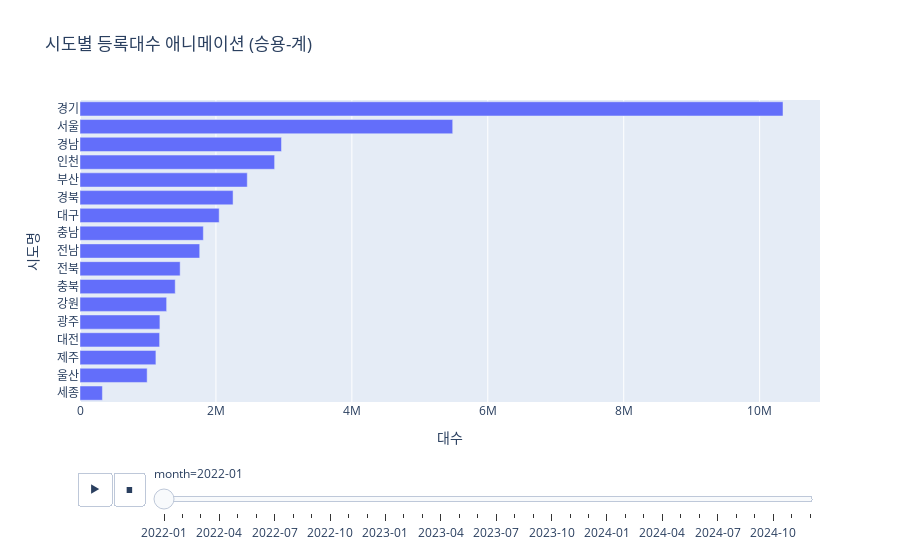

Notebook cell for this chart:
### Code cell
car = "승용"      # 원하는 차종
gubun = "계"      # 예: "자가용", "영업용", "관용", "계" 등 실제 값으로 맞춰줘

dff = filter_df(df, car=car, gubun=gubun)

agg = (dff.groupby(["month", "시도명"], as_index=False)["대수"].sum()
       .sort_values(["month", "대수"], ascending=[True, False]))

fig = px.bar(
    agg, x="대수", y="시도명", orientation="h",
    animation_frame="month",
    title=f"년도 등록대수 변화 ({car}-{gubun})",
)
fig.update_layout(yaxis={"categoryorder":"total ascending"})
fig.show()

### Figure 1 — Plotly figure (JSON) as saved in the notebook; plotly's stock layout.template omitted (floating-point values rounded to 4 significant figures)
{"data": [{"hovertemplate": "month=2022-01<br>대수=%{x}<br>시도명=%{y}<extra></extra>", "legendgroup": "", "marker": {"color": "#636efa", "pattern": {"shape": ""}}, "name": "", "orientation": "h", "showlegend": false, "textposition": "auto", "type": "bar", "x": [10343634, 5483694, 2964828, 2863624, 2461168, 2252212, 2047886, 1814718, 1761376, 1473544, 1401040, 1274716, 1175578, 1171384, 1116908, 988072, 329642], "xaxis": "x", "y": ["경기", "서울", "경남", "인천", "부산", "경북", "대구", "충남", "전남", "전북", "충북", "강원", "광주", "대전", "제주", "울산", "세종"], "yaxis": "y"}], "layout": {"barmode": "relative", "legend": {"tracegroupgap": 0}, "sliders": [{"active": 0, "currentvalue": {"prefix": "month="}, "len": 0.9, "pad": {"b": 10, "t": 60}, "steps": [{"args": [["2022-01"], {"frame": {"duration": 0, "redraw": true}, "fromcurrent": true, "mode": "immediate", "transition": {"duration": 0, "easing": "linear"}}], "label": "2022-01", "method": "animate"}, {"args": [["2022-02"], {"frame": {"duration": 0, "redraw": true}, "fromcurrent": true, "mode": "immediate", "transition": {"duration": 0, "easing": "linear"}}], "label": "2022-02", "method": "animate"}, {"args": [["2022-03"], {"frame": {"duration": 0, "redraw": true}, "fromcurrent": true, "mode": "immediate", "transition": {"duration": 0, "easing": "linear"}}], "label": "2022-03", "method": "animate"}, {"args": [["2022-04"], {"frame": {"duration": 0, "redraw": true}, "fromcurrent": true, "mode": "immediate", "transition": {"duration": 0, "easing": "linear"}}], "label": "2022-04", "method": "animate"}, {"args": [["2022-05"], {"frame": {"duration": 0, "redraw": true}, "fromcurrent": true, "mode": "immediate", "transition": {"duration": 0, "easing": "linear"}}], "label": "2022-05", "method": "animate"}, {"args": [["2022-06"], {"frame": {"duration": 0, "redraw": true}, "fromcurrent": true, "mode": "immediate", "transition": {"duration": 0, "easing": "linear"}}], "label": "2022-06", "method": "animate"}, {"args": [["2022-07"], {"frame": {"duration": 0, "redraw": true}, "fromcurrent": true, "mode": "immediate", "transition": {"duration": 0, "easing": "linear"}}], "label": "2022-07", "method": "animate"}, {"args": [["2022-08"], {"frame": {"duration": 0, "redraw": true}, "fromcurrent": true, "mode": "immediate", "transition": {"duration": 0, "easing": "linear"}}], "label": "2022-08", "method": "animate"}, {"args": [["2022-09"], {"frame": {"duration": 0, "redraw": true}, "fromcurrent": true, "mode": "immediate", "transition": {"duration": 0, "easing": "linear"}}], "label": "2022-09", "method": "animate"}, {"args": [["2022-10"], {"frame": {"duration": 0, "redraw": true}, "fromcurrent": true, "mode": "immediate", "transition": {"duration": 0, "easing": "linear"}}], "label": "2022-10", "method": "animate"}, {"args": [["2022-11"], {"frame": {"duration": 0, "redraw": true}, "fromcurrent": true, "mode": "immediate", "transition": {"duration": 0, "easing": "linear"}}], "label": "2022-11", "method": "animate"}, {"args": [["2022-12"], {"frame": {"duration": 0, "redraw": true}, "fromcurrent": true, "mode": "immediate", "transition": {"duration": 0, "easing": "linear"}}], "label": "2022-12", "method": "animate"}, {"args": [["2023-01"], {"frame": {"duration": 0, "redraw": true}, "fromcurrent": true, "mode": "immediate", "transition": {"duration": 0, "easing": "linear"}}], "label": "2023-01", "method": "animate"}, {"args": [["2023-02"], {"frame": {"duration": 0, "redraw": true}, "fromcurrent": true, "mode": "immediate", "transition": {"duration": 0, "easing": "linear"}}], "label": "2023-02", "method": "animate"}, {"args": [["2023-03"], {"frame": {"duration": 0, "redraw": true}, "fromcurrent": true, "mode": "immediate", "transition": {"duration": 0, "easing": "linear"}}], "label": "2023-03", "method": "animate"}, {"args": [["2023-04"], {"frame": {"duration": 0, "redraw": true}, "fromcurrent": true, "mode": "immediate", "transition": {"duration": 0, "easing": "linear"}}], "label": "2023-04", "method": "animate"}, {"args": [["2023-05"], {"frame": {"duration": 0, "redraw": true}, "fromcurrent": true, "mode": "immediate", "transition": {"duration": 0, "easing": "linear"}}], "label": "2023-05", "method": "animate"}, {"args": [["2023-06"], {"frame": {"duration": 0, "redraw": true}, "fromcurrent": true, "mode": "immediate", "transition": {"duration": 0, "easing": "linear"}}], "label": "2023-06", "method": "animate"}, {"args": [["2023-07"], {"frame": {"duration": 0, "redraw": true}, "fromcurrent": true, "mode": "immediate", "transition": {"duration": 0, "easing": "linear"}}], "label": "2023-07", "method": "animate"}, {"args": [["2023-08"], {"frame": {"duration": 0, "redraw": true}, "fromcurrent": true, "mode": "immediate", "transition": {"duration": 0, "easing": "linear"}}], "label": "2023-08", "method": "animate"}, {"args": [["2023-09"], {"frame": {"duration": 0, "redraw": true}, "fromcurrent": true, "mode": "immediate", "transition": {"duration": 0, "easing": "linear"}}], "label": "2023-09", "method": "animate"}, {"args": [["2023-10"], {"frame": {"duration": 0, "redraw": true}, "fromcurrent": true, "mode": "immediate", "transition": {"duration": 0, "easing": "linear"}}], "label": "2023-10", "method": "animate"}, {"args": [["2023-11"], {"frame": {"duration": 0, "redraw": true}, "fromcurrent": true, "mode": "immediate", "transition": {"duration": 0, "easing": "linear"}}], "label": "2023-11", "method": "animate"}, {"args": [["2023-12"], {"frame": {"duration": 0, "redraw": true}, "fromcurrent": true, "mode": "immediate", "transition": {"duration": 0, "easing": "linear"}}], "label": "2023-12", "method": "animate"}, {"args": [["2024-01"], {"frame": {"duration": 0, "redraw": true}, "fromcurrent": true, "mode": "immediate", "transition": {"duration": 0, "easing": "linear"}}], "label": "2024-01", "method": "animate"}, {"args": [["2024-02"], {"frame": {"duration": 0, "redraw": true}, "fromcurrent": true, "mode": "immediate", "transition": {"duration": 0, "easing": "linear"}}], "label": "2024-02", "method": "animate"}, {"args": [["2024-03"], {"frame": {"duration": 0, "redraw": true}, "fromcurrent": true, "mode": "immediate", "transition": {"duration": 0, "easing": "linear"}}], "label": "2024-03", "method": "animate"}, {"args": [["2024-04"], {"frame": {"duration": 0, "redraw": true}, "fromcurrent": true, "mode": "immediate", "transition": {"duration": 0, "easing": "linear"}}], "label": "2024-04", "method": "animate"}, {"args": [["2024-05"], {"frame": {"duration": 0, "redraw": true}, "fromcurrent": true, "mode": "immediate", "transition": {"duration": 0, "easing": "linear"}}], "label": "2024-05", "method": "animate"}, {"args": [["2024-06"], {"frame": {"duration": 0, "redraw": true}, "fromcurrent": true, "mode": "immediate", "transition": {"duration": 0, "easing": "linear"}}], "label": "2024-06", "method": "animate"}, {"args": [["2024-07"], {"frame": {"duration": 0, "redraw": true}, "fromcurrent": true, "mode": "immediate", "transition": {"duration": 0, "easing": "linear"}}], "label": "2024-07", "method": "animate"}, {"args": [["2024-08"], {"frame": {"duration": 0, "redraw": true}, "fromcurrent": true, "mode": "immediate", "transition": {"duration": 0, "easing": "linear"}}], "label": "2024-08", "method": "animate"}, {"args": [["2024-09"], {"frame": {"duration": 0, "redraw": true}, "fromcurrent": true, "mode": "immediate", "transition": {"duration": 0, "easing": "linear"}}], "label": "2024-09", "method": "animate"}, {"args": [["2024-10"], {"frame": {"duration": 0, "redraw": true}, "fromcurrent": true, "mode": "immediate", "transition": {"duration": 0, "easing": "linear"}}], "label": "2024-10", "method": "animate"}, {"args": [["2024-11"], {"frame": {"duration": 0, "redraw": true}, "fromcurrent": true, "mode": "immediate", "transition": {"duration": 0, "easing": "linear"}}], "label": "2024-11", "method": "animate"}, {"args": [["2024-12"], {"frame": {"duration": 0, "redraw": true}, "fromcurrent": true, "mode": "immediate", "transition": {"duration": 0, "easing": "linear"}}], "label": "2024-12", "method": "animate"}], "x": 0.1, "xanchor": "left", "y": 0, "yanchor": "top"}], "title": {"text": "시도별 등록대수 애니메이션 (승용-계)"}, "updatemenus": [{"buttons": [{"args": [null, {"frame": {"duration": 500, "redraw": true}, "fromcurrent": true, "mode": "immediate", "transition": {"duration": 500, "easing": "linear"}}], "label": "&#9654;", "method": "animate"}, {"args": [[null], {"frame": {"duration": 0, "redraw": true}, "fromcurrent": true, "mode": "immediate", "transition": {"duration": 0, "easing": "linear"}}], "label": "&#9724;", "method": "animate"}], "direction": "left", "pad": {"r": 10, "t": 70}, "showactive": false, "type": "buttons", "x": 0.1, "xanchor": "right", "y": 0, "yanchor": "top"}], "xaxis": {"anchor": "y", "domain": [0, 1], "title": {"text": "대수"}}, "yaxis": {"anchor": "x", "categoryorder": "total ascending", "domain": [0, 1], "title": {"text": "시도명"}}}}
